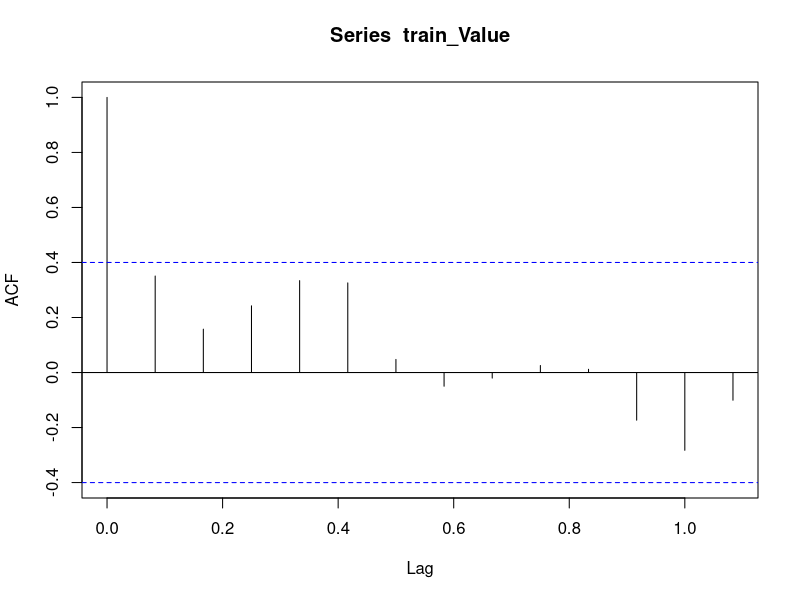
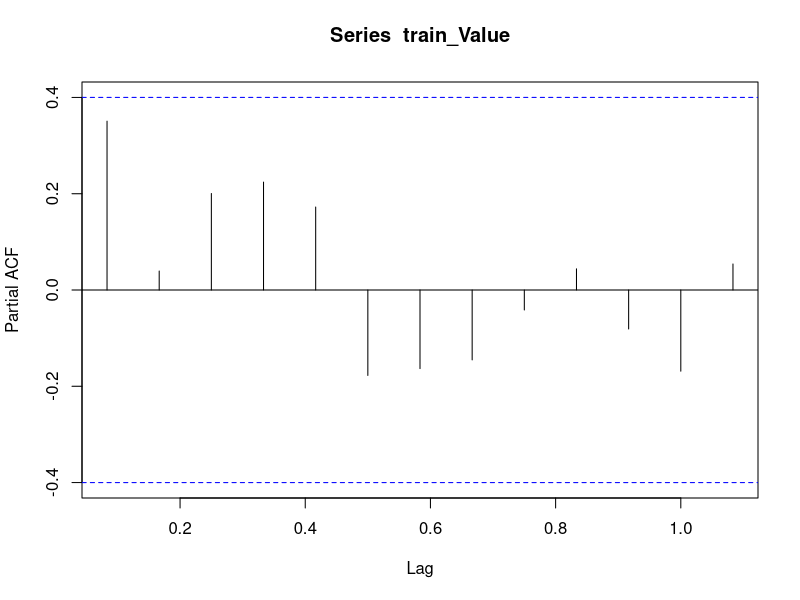
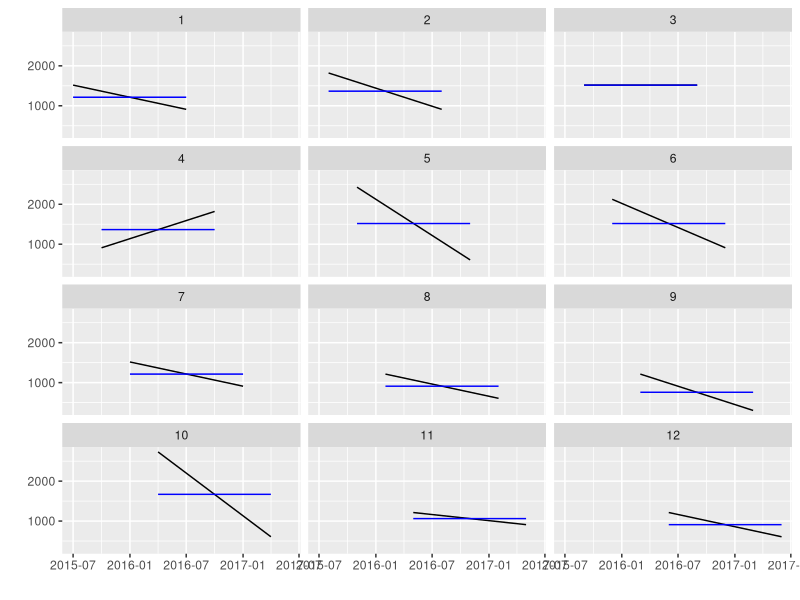
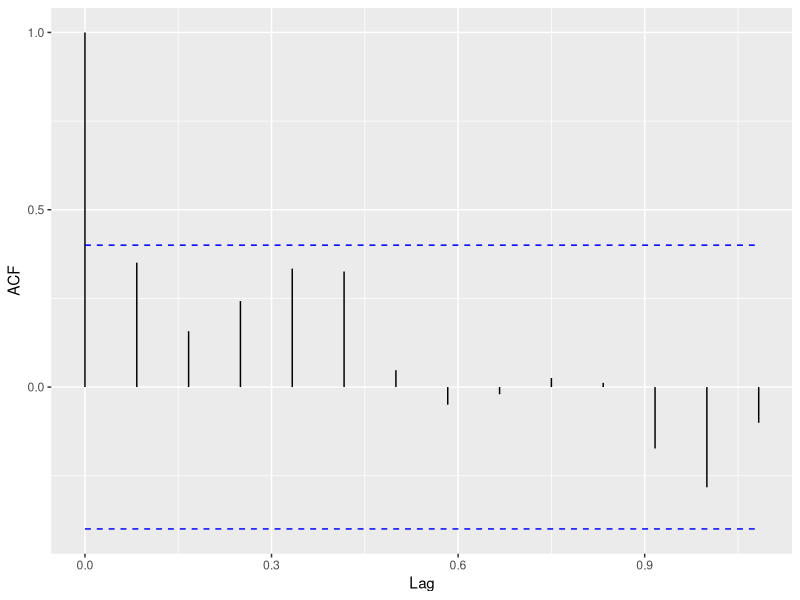
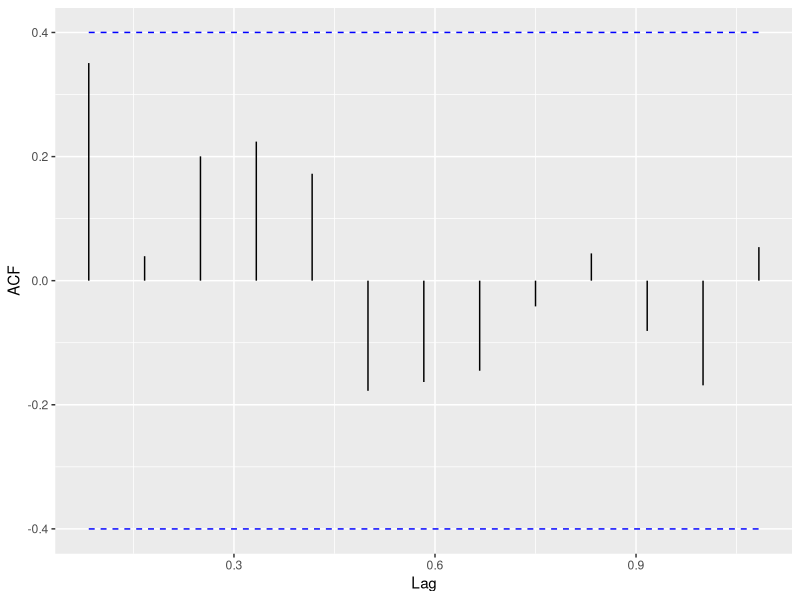

The R source for these figures, in order: (Note: this script raises an error after producing the figures.)
setwd("F:/")
data<-read.csv("final_data_11.04.18.csv",header=T)
head(data)
str(data)
summary(data)
library(psych)
describe(data)
na.rm=TRUE

library(zoo)
data$Period<-as.yearmon(as.character(data$Period), "%Y%m")
head(data)
dataf<-as.data.frame(data)

library(stringr)
ID<-str_extract(dataf$Pharmacy,"[[:digit:]]+")
dataf<-cbind(ID,dataf)
dataf$Pharmacy<-str_sub(dataf$Pharmacy, 1, str_length(dataf$Pharmacy)-9)
dataf$Pharmacy<-gsub("/", ",", dataf$Pharmacy) 
library(tidyr)
data1<-separate(dataf,Pharmacy,c('Pharmacy Name','Address','Location','Location1'), sep = ",", remove = TRUE)
data1$Location1<-NULL
data1<-as.data.frame(data1)
head(data1)

pharmfact<-levels(factor(data1$`Pharmacy Name`))
print(pharmfact)
packfact<-levels(factor(data1$`Pack`))
print(packfact)
AP_PHARMACY=subset(data1, data1$`Pharmacy Name`== 'A & P PHARMACY')
ABDULLAH_MS=subset(data1, data1$`Pharmacy Name`== 'ABDULLAH M.S')
ABDULLAH_SONS=subset(data1, data1$`Pharmacy Name`== 'ABDULLAH SONS')
AP_PHARMACY_AMOXILCAPS250=subset(AP_PHARMACY, AP_PHARMACY$Pack== 'AMOXIL CAPS 0250MG 000000 00100')
AP_PHARMACY_AMOXILCAPS500=subset(AP_PHARMACY, AP_PHARMACY$Pack== 'AMOXIL CAPS 0500MG 000000 00020')
AP_PHARMACY_AMOXILDROPS125=subset(AP_PHARMACY, AP_PHARMACY$Pack== 'AMOXIL DROPS 0125MG 0020ML 00001')
ABDULLAH_MS_AMOXILCAPS250=subset(ABDULLAH_MS, ABDULLAH_MS$Pack== 'AMOXIL CAPS 0250MG 000000 00100')
ABDULLAH_MS_AMOXILCAPS500=subset(ABDULLAH_MS, ABDULLAH_MS$Pack== 'AMOXIL CAPS 0500MG 000000 00020')
ABDULLAH_MS_AMOXILDROPS125=subset(ABDULLAH_MS, ABDULLAH_MS$Pack== 'AMOXIL DROPS 0125MG 0020ML 00001')
ABDULLAH_SONS_AMOXILCAPS250=subset(ABDULLAH_SONS, ABDULLAH_SONS$Pack== 'AMOXIL CAPS 0250MG 000000 00100')
ABDULLAH_SONS_AMOXILCAPS500=subset(ABDULLAH_SONS, ABDULLAH_SONS$Pack== 'AMOXIL CAPS 0500MG 000000 00020')
ABDULLAH_SONS_AMOXILDROPS125=subset(ABDULLAH_SONS, ABDULLAH_SONS$Pack== 'AMOXIL DROPS 0125MG 0020ML 00001')

library(forecast)
library(tseries)
library(ggplot2)
library(xts)

#Value
ts_AP_PHARMACY_AMOXILCAPS250_Value<-xts(x = AP_PHARMACY_AMOXILCAPS250$Value, order.by = AP_PHARMACY_AMOXILCAPS250$Period)
mAP_PHARMACY_AMOXILCAPS250_Value<-as.matrix(ts_AP_PHARMACY_AMOXILCAPS250_Value)
train_Value<-ts(data=mAP_PHARMACY_AMOXILCAPS250_Value,start=c(2015,7),end=c(2017,6),frequency=12)
test_Value<-ts(mAP_PHARMACY_AMOXILCAPS250_Value,start=c(2017,7),end=c(2017,12),frequency=12)
summary(mAP_PHARMACY_AMOXILCAPS250_Value)
class(train_Value)
class(test_Value)
adf.test(train_Value, alternative="stationary")#p=0.037,lag=2
acf(train_Value,plot=TRUE)
pacf(train_Value,plot=TRUE)

library(ggfortify)
ggfreqplot(train_Value,frequency=12)
autoplot(acf(train_Value, plot = FALSE))
autoplot(pacf(train_Value, plot = FALSE))

#Units
ts_AP_PHARMACY_AMOXILCAPS250_Units<-xts(x = AP_PHARMACY_AMOXILCAPS250$Units, order.by = AP_PHARMACY_AMOXILCAPS250$Period)
mAP_PHARMACY_AMOXILCAPS250_Units<-as.matrix(ts_AP_PHARMACY_AMOXILCAPS250_Units)
train_Units<-ts(data=mAP_PHARMACY_AMOXILCAPS250_Units,start=c(2015,7),end=c(2017,6),frequency=12)
test_Units<-ts(mAP_PHARMACY_AMOXILCAPS250_Units,start=c(2017,7),end=c(2017,12),frequency=12)
summary(mAP_PHARMACY_AMOXILCAPS250_Units)
Units<-window()
class(train_Units)
class(test_Units)
adf.test(train_Units, alternative="stationary")#p-value=0.037<0.5
acf(train_Units,plot=TRUE)#p=1
pacf(train_Units,plot=TRUE)#q=0

ggfreqplot(train_Units,frequency=12)
autoplot(acf(train_Units, plot = FALSE))
autoplot(pacf(train_Units, plot = FALSE))

plot(train_Value, xlab='Period', ylab = 'Value')
plot(train_Units, xlab='Period', ylab = 'Units')

plot(log10(train_Value),ylab='Log (Value)')
plot(log10(train_Units),ylab='Log (Units)')

#azfinal.aic <- Inf
#azfinal.order <- c(0,0,0)
#for (p in 1:4) for (d in 0) for (q in 1:4) {
#     azcurrent.aic <- AIC(arima(train_Units, order=c(p, d, q)))
#     if (azcurrent.aic < azfinal.aic) {
#         azfinal.aic <- azcurrent.aic
#         azfinal.order <- c(p, d, q)
#         azfinal.arima <- arima(train_Units, order=azfinal.order)
#       }
#   }
#azfinal.order

#for(d in 0:1){
#  for(p in 0:9){
#    for(q in 0:9){
#      fit=Arima(train_Units,order=c(p,d,q))
#      print(paste0("AIC is ", AIC(fit), " for d = ", d, ", p = ", p, " and q = ", q))
#    }
# }
#}

modelAIC <- data.frame()
for(d in 0:1){
  for(p in 0:3){
    for(q in 0:3){
      fit=arima(train_Units,order=c(p,d,q))
      modelAIC <- rbind(modelAIC, c(d,p,q,AIC(fit))) 
    }
  }
}
names(modelAIC) <- c("d", "p", "q",  "AIC")
rowNum <- which(modelAIC$AIC==max(modelAIC$AIC))
modelAIC[rowNum,]#Required model parameters


fit_Value<-arima(train_Value,order=c(2,2,0))
summary(fit_Value)

fit_Units<-arima(train_Units,order=c(2,2,0))
summary(fit_Units)

predict(fit_Value,test_Value)
predict(fit_Units,test_Units)


autoplot(ts(cbind(train_Units, test_Units), start = c(2015,7), frequency = 12 ),facets = FALSE)


plot(fit_Units$residuals,col="red")
lines(fitted(fit_Units),col="blue")

accuracy(fit_Units)

train_Units.stl <- stl(ts(train_Units,frequency = 12), t.window=15, s.window="periodic", robust=TRUE)
plot(train_Units.stl)
